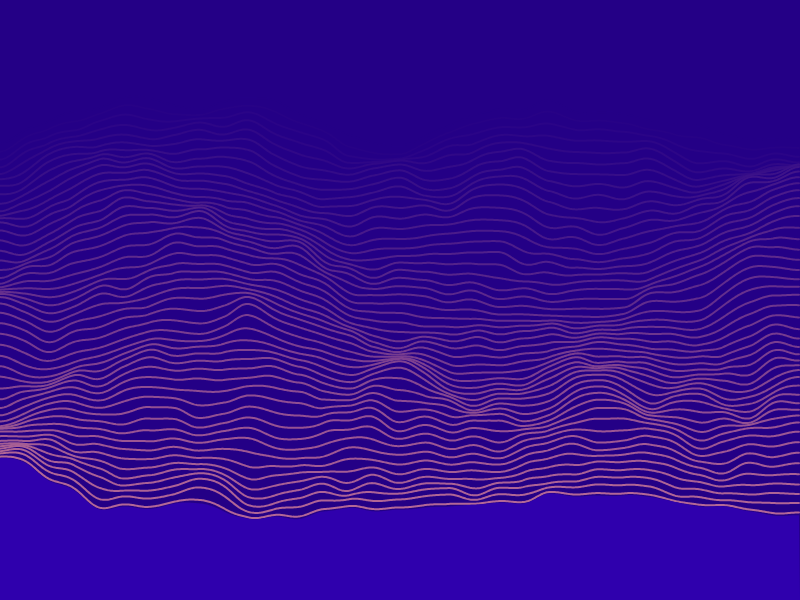
Frame 1 (no input)
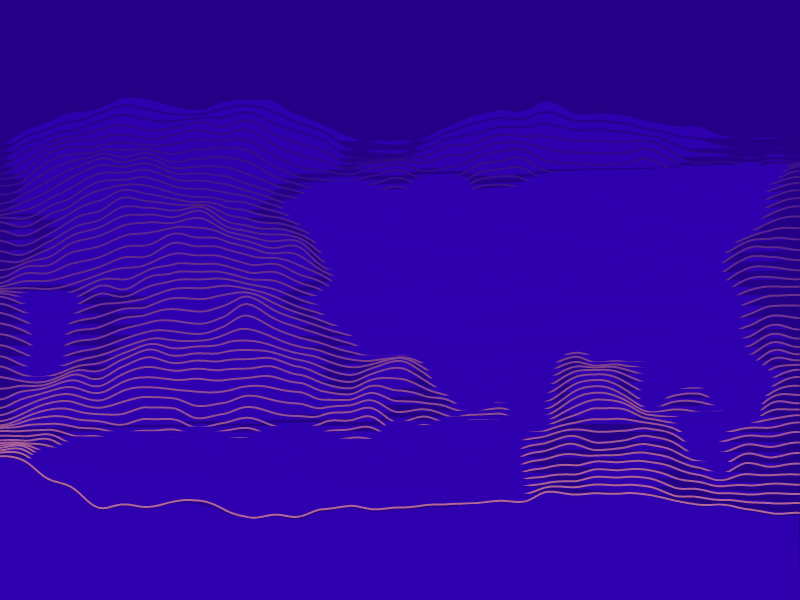
Frame 2 (the mouse pressed at the canvas centre, redrawn once)

The p5.js sketch that drew these frames (run headless with seeded random() and noise() and a simulated clock; the mouse was pressed at the canvas centre and the sketch redrawn once):

// p5.js sketch
// ── sketch.js
function setup() {
  createCanvas(800, 600);
  noFill();
  strokeWeight(2);
}

function draw() {
  background("#240086");
  let y = 0;
  let x;
  while (y < height - 200) {
    x = 0;
    beginShape();
    while (x < width) {
      stroke(
        lerpColor(color("#FF9E9E"), color("#240086"), (height - y) / height)
      );
      vertex(
        x,
        y +
          140 * noise((x + frameCount) / 200, (y + x / 10 + frameCount) / 200) +
          50
      );
      x++;
    }
    y += 8;
    endShape();
  }
  // Final shape
  y -= 6;
  x = 0;
  beginShape();
  while (x < width) {
    stroke(color("#FF9E9E"));
    vertex(
      x,
      y +
        140 * noise((x + frameCount) / 200, (y + x / 10 + frameCount) / 200) +
        50
    );
    x++;
  }
  noStroke();
  fill("#2F00AD");
  vertex(width, height);
  vertex(0, height);
  endShape();

  noLoop();
}
